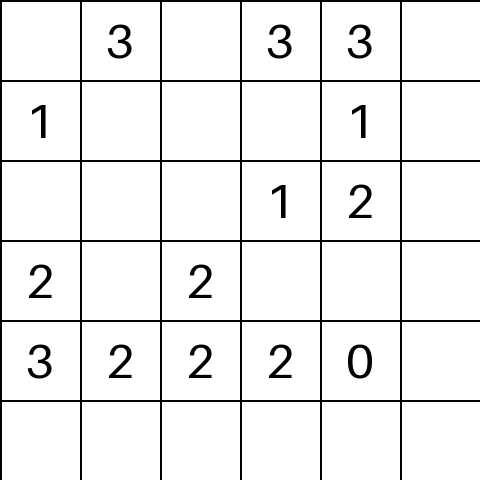
#> input picture puzzles/image_puzzle.png, 480 x 480 px
$ python -i image_parser.py   (imports and definitions only)
#> lines starting #> are read from the running program, lines starting #| are printed output that depends on the picture; after the words box and inside, x2 and y2 are one past the last pixel; in counts of white or black regions, pixels touching at a corner belong together
#> further down, picture is the input picture: PIL image 480x480 RGB; min 0, max 255, mean 238.2
"""
从 Slitherlink 谜题图片中提取数字网格。

本模块仅依赖 Pillow（PIL），无需 OpenCV 或 Tesseract。实现思路：
1. 灰度化、二值化。
2. 提取所有连通组件，根据圆度筛选出黑点。
3. 对黑点坐标聚类，得到网格线位置。
4. 对每个单元格，识别数字 0-3；空白格记为 None。

适用于高质量截图（黑点清晰、数字清晰、无网格线）。
"""

from __future__ import annotations

import math
from pathlib import Path
from typing import List, Optional, Tuple

from PIL import Image, ImageDraw, ImageOps


class ImageParseError(Exception):
    """图片解析失败。"""
    pass


# 支持的图片扩展名
IMAGE_EXTENSIONS = {'.png', '.jpg', '.jpeg', '.bmp', '.gif', '.webp', '.tif', '.tiff'}


def is_image_path(path: Path) -> bool:
    """根据扩展名判断路径是否为图片文件。"""
    return path.suffix.lower() in IMAGE_EXTENSIONS


def _auto_threshold(img: Image.Image) -> int:
    """使用 Otsu 阈值法的简化版估算二值化阈值。"""
    hist = img.histogram()
#> hist = 256 values, max 214185 at index 255, min 0 at index 11, mean 900
    total = sum(hist)
#> total = 230400
    if total == 0:
        return 128

    sum_total = sum(i * hist[i] for i in range(256))
#> sum_total = 54892095
    sum_bg = 0
    weight_bg = 0
    max_var = 0.0
    threshold = 128

    for t in range(256):
        weight_bg += hist[t]
        if weight_bg == 0:
            continue
        weight_fg = total - weight_bg
        if weight_fg == 0:
            break
        sum_bg += t * hist[t]
        mean_bg = sum_bg / weight_bg
        mean_fg = (sum_total - sum_bg) / weight_fg
        var = weight_bg * weight_fg * (mean_bg - mean_fg) ** 2
        if var > max_var:
            max_var = var
            threshold = t
#> this loop made 256 passes
#> (weight_bg, weight_fg, sum_bg, mean_bg, mean_fg, max_var) on passes 1, 2, 3, 4, 5, 6, 7, 8, 9, 10, 11, 13: (14226, 216174, 0, 0, 253.9, 1.98e+14), (14231, 216169, 5, 0.000351, 253.9, 1.98e+14), (14247, 216153, 37, 0.0026, 254, 1.99e+14), (14257, 216143, 67, 0.0047, 254, 1.99e+14), (14270, 216130, 119, 0.00834, 254, 1.99e+14), (14292, 216108, 229, 0.016, 254, 1.99e+14), (14315, 216085, 367, 0.0256, 254, 2e+14), (14331, 216069, 479, 0.0334, 254, 2e+14), (14336, 216064, 519, 0.0362, 254.1, 2e+14), (14354, 216046, 681, 0.0474, 254.1, 2e+14), (14360, 216040, 741, 0.0516, 254.1, 2e+14), (14373, 216027, 897, 0.0624, 254.1, 2e+14)
#> (weight_bg, weight_fg, sum_bg, mean_bg, mean_fg, var) on passes 12, 17, 19, 23, 24, 27: (14360, 216040, 741, 0.0516, 254.1, 2e+14), (14393, 216007, 1177, 0.0818, 254.1, 2.01e+14), (14397, 216003, 1245, 0.0865, 254.1, 2.01e+14), (14421, 215979, 1727, 0.12, 254.1, 2.01e+14), (14421, 215979, 1727, 0.12, 254.1, 2.01e+14), (14435, 215965, 2073, 0.144, 254.2, 2.01e+14)
#> after the loop, max_var = 2.05e+14; sum_bg = 274920; threshold = 129; weight_bg = 230400
    return threshold


def _binarize(img: Image.Image) -> Image.Image:
    """二值化并反转，使线条和数字变为白色（255），背景为黑色（0）。"""
    # 先转为灰度
    gray = img.convert('L')
    threshold = _auto_threshold(gray)
#> threshold = 129
    binary = gray.point(lambda p: 255 if p > threshold else 0, mode='1')
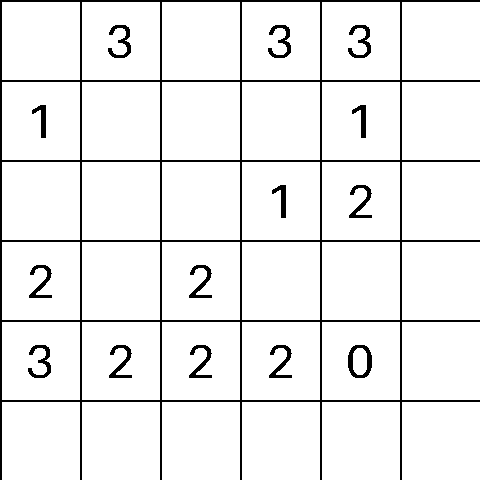
#> binary: PIL image 480x480 1; 93.4% white; 15 black regions, largest, box (x1, y1, x2, y2) and area: (0, 0, 480, 480) 11376, (348, 345, 372, 378) 342, (108, 25, 131, 58) 289
    return ImageOps.invert(binary.convert('L'))


# [1106 lines left out: functions _content_bbox, _find_components, _is_circular, _separate_dots_and_numbers, _cluster_coords, _regular_spacing and 20 more, not called in this run]

>>> from PIL import Image
>>> picture = Image.open('puzzles/image_puzzle.png')
>>> result = _binarize(picture)

$ run again, on puzzles/10_1.png
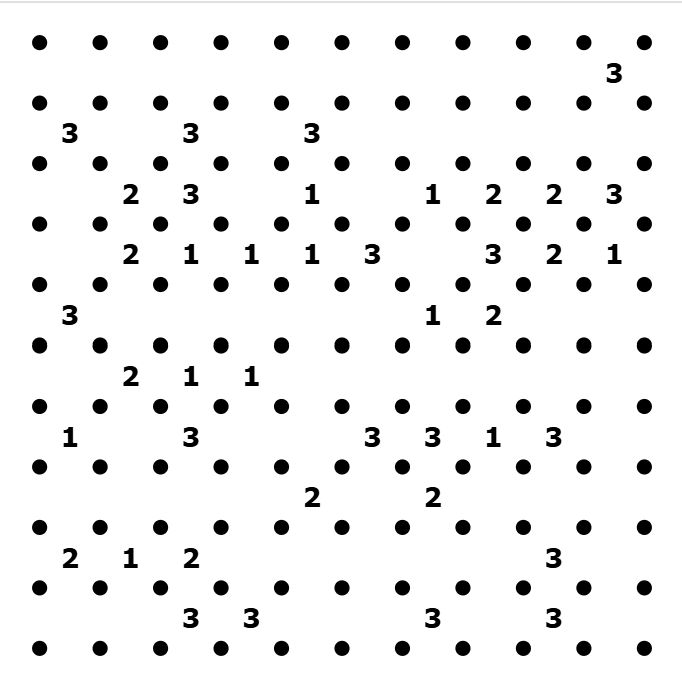
#> input picture puzzles/10_1.png, 682 x 686 px
#> picture is the input picture: PIL image 682x686 RGBA; mean R, G, B, A 239.2, 239.2, 239.2, 255
#> hist = 256 values, max 432809 at index 255, min 0 at index 50, mean 1827.5
#> total = 467852
#> sum_total = 111910380
#> the loop in _auto_threshold, `for t in range(256):` made 256 passes
#> (weight_bg, weight_fg, sum_bg, mean_bg, mean_fg, max_var) on passes 1 to 8: (24313, 443539, 0, 0, 252.3, 6.87e+14), (24352, 443500, 39, 0.0016, 252.3, 6.88e+14), (24467, 443385, 269, 0.011, 252.4, 6.91e+14), (24499, 443353, 365, 0.0149, 252.4, 6.92e+14), (24529, 443323, 485, 0.0198, 252.4, 6.93e+14), (24585, 443267, 765, 0.0311, 252.5, 6.94e+14), (24638, 443214, 1083, 0.044, 252.5, 6.96e+14), (24654, 443198, 1195, 0.0485, 252.5, 6.96e+14)
#> binary: PIL image 682x686 1; 93.8% white; 162 black regions, largest, box (x1, y1, x2, y2) and area: (274, 337, 289, 354) 199, (395, 337, 410, 354) 199, (32, 337, 47, 354) 197
#> in _binarize, `return ImageOps.invert(binary.convert('L'))`:
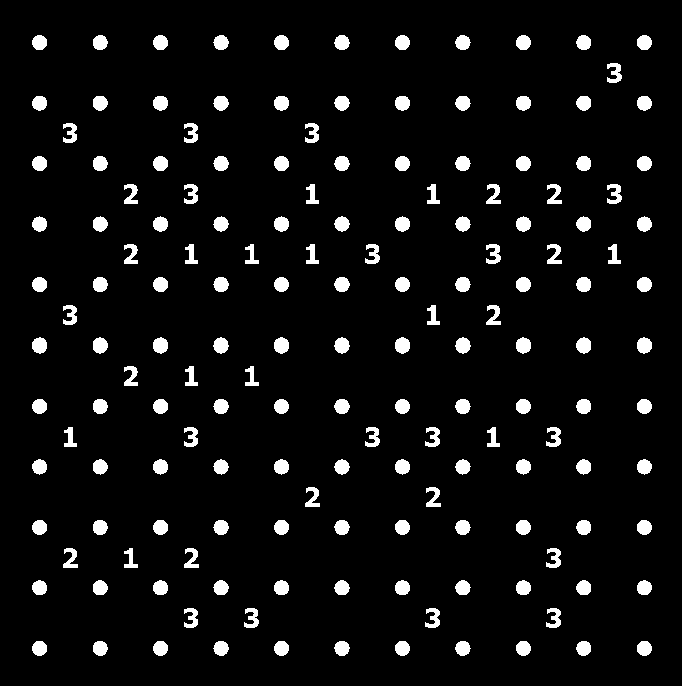
#> returned value: PIL image 682x686 L; 6.2% white; 162 white regions, largest, box (x1, y1, x2, y2) and area: (274, 337, 289, 354) 199, (395, 337, 410, 354) 199, (32, 337, 47, 354) 197

$ run again, on puzzles/15_1.png
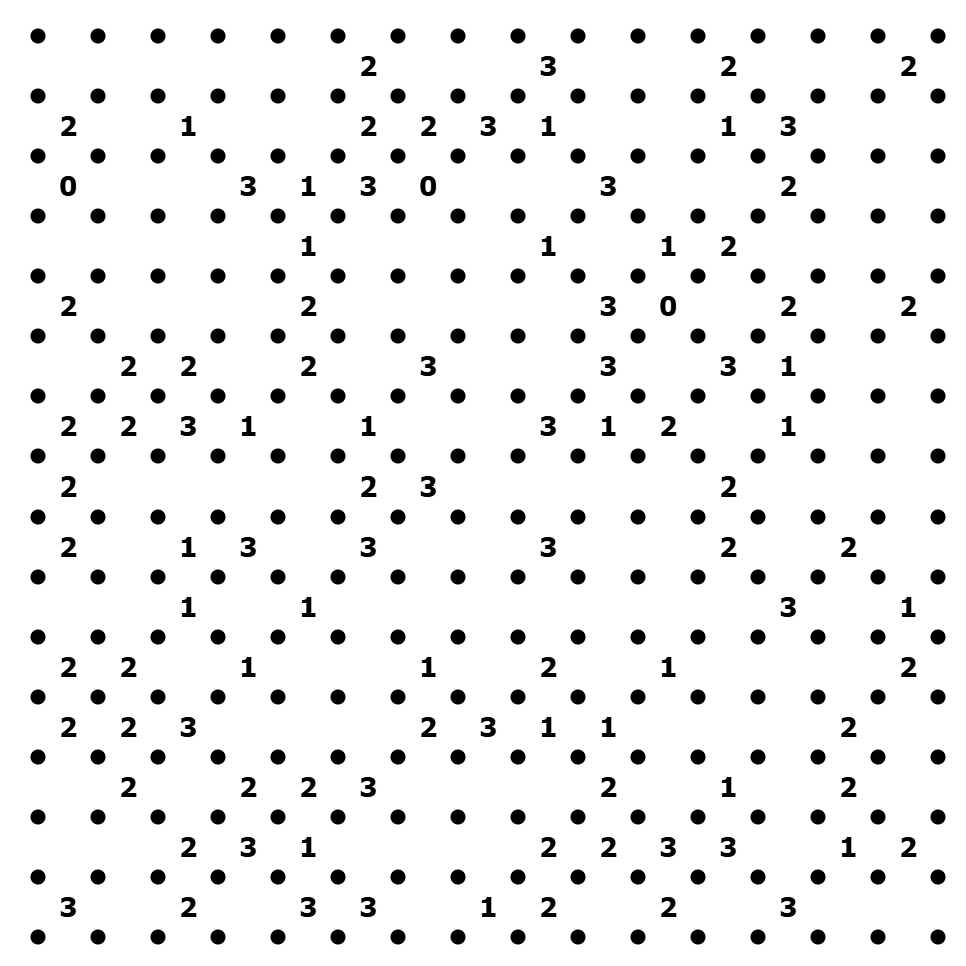
#> input picture puzzles/15_1.png, 966 x 966 px
#> picture is the input picture: PIL image 966x966 RGBA; mean R, G, B, A 238, 238, 238, 255
#> hist = 256 values, max 858594 at index 255, min 0 at index 3, mean 3645.1
#> total = 933156
#> sum_total = 222117066
#> the loop in _auto_threshold, `for t in range(256):` made 256 passes
#> (weight_bg, weight_fg, sum_bg, mean_bg, mean_fg, max_var) on passes 1, 2, 3, 6, 7, 10, 11, 12: (53118, 880038, 0, 0, 252.4, 2.98e+15), (53190, 879966, 72, 0.00135, 252.4, 2.98e+15), (53324, 879832, 340, 0.00638, 252.5, 2.99e+15), (53449, 879707, 965, 0.0181, 252.5, 3e+15), (53452, 879704, 983, 0.0184, 252.5, 3e+15), (53458, 879698, 1037, 0.0194, 252.5, 3e+15), (53704, 879452, 3497, 0.0651, 252.6, 3.01e+15), (53802, 879354, 4575, 0.085, 252.6, 3.02e+15)
#> after the loop in _auto_threshold, `for t in range(256):`: max_var = 3.22e+15; sum_bg = 3175596; threshold = 129; weight_bg = 933156
#> in _binarize, `threshold = _auto_threshold(gray)`: threshold = 129
#> binary: PIL image 966x966 1; 93.5% white; 355 black regions, largest, box (x1, y1, x2, y2) and area: (60, 176, 76, 196) 201, (420, 176, 436, 196) 201, (660, 296, 676, 316) 201
#> in _binarize, `return ImageOps.invert(binary.convert('L'))`:
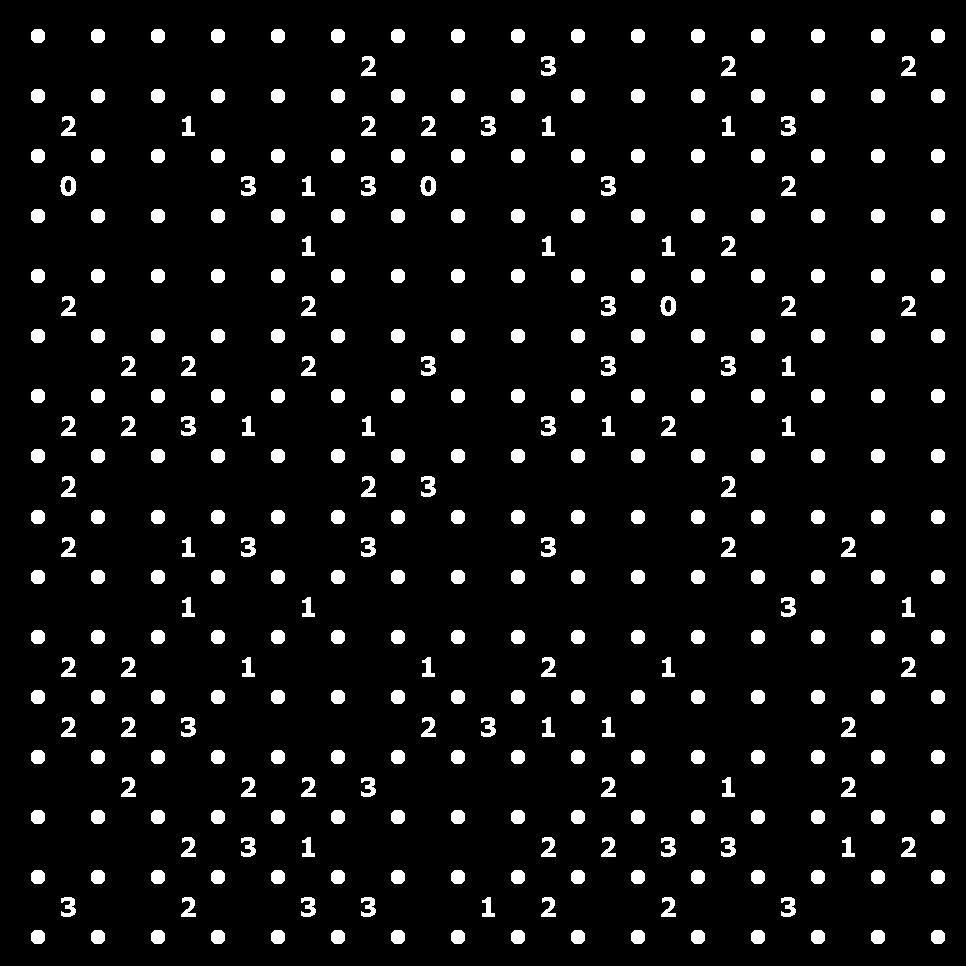
#> returned value: PIL image 966x966 L; 6.5% white; 355 white regions, largest, box (x1, y1, x2, y2) and area: (60, 176, 76, 196) 201, (420, 176, 436, 196) 201, (660, 296, 676, 316) 201

$ run again, on puzzles/15_2.png
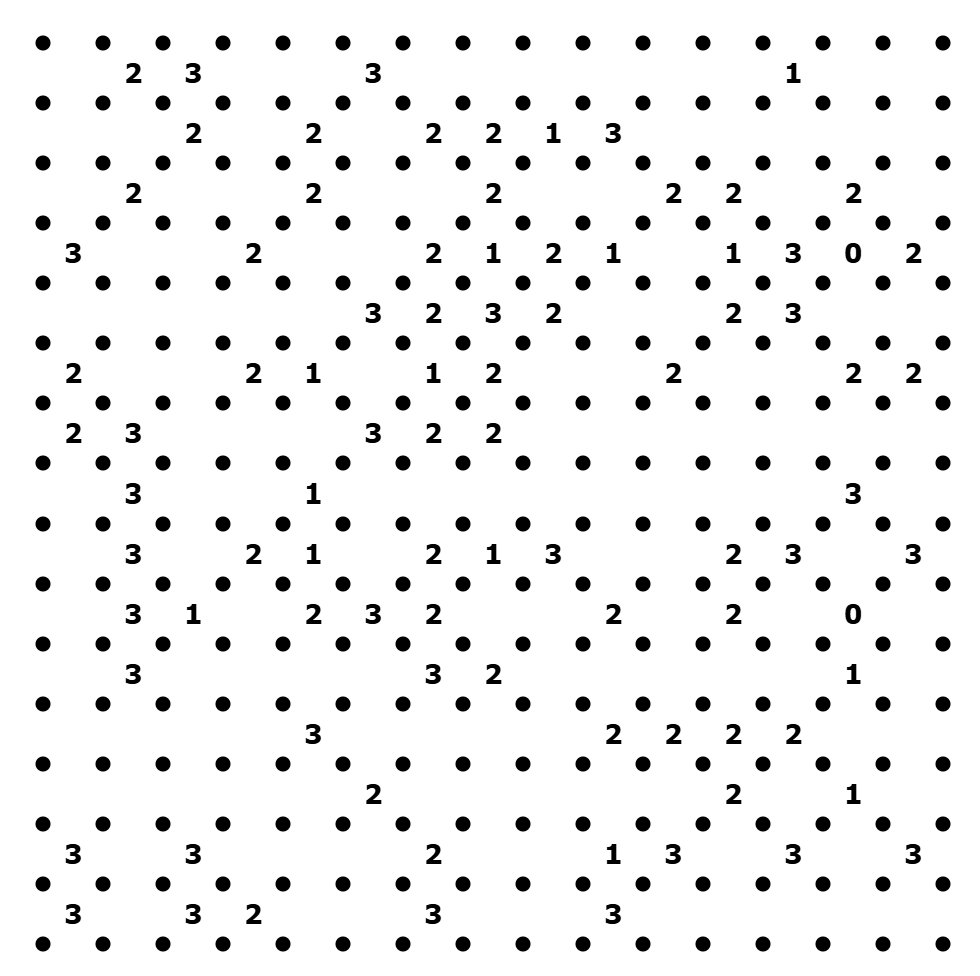
#> input picture puzzles/15_2.png, 980 x 976 px
#> picture is the input picture: PIL image 980x976 RGBA; mean R, G, B, A 238.8, 238.8, 238.8, 255
#> hist = 256 values, max 883628 at index 255, min 0 at index 3, mean 3736.2
#> total = 956480
#> sum_total = 228436406
#> the loop in _auto_threshold, `for t in range(256):` made 256 passes
#> (weight_bg, weight_fg, sum_bg, mean_bg, mean_fg, max_var) on passes 1, 2, 3, 6, 7, 10, 11, 12: (51861, 904619, 0, 0, 252.5, 2.99e+15), (51920, 904560, 59, 0.00114, 252.5, 3e+15), (52059, 904421, 337, 0.00647, 252.6, 3e+15), (52192, 904288, 1002, 0.0192, 252.6, 3.01e+15), (52194, 904286, 1014, 0.0194, 252.6, 3.01e+15), (52198, 904282, 1050, 0.0201, 252.6, 3.01e+15), (52451, 904029, 3580, 0.0683, 252.7, 3.03e+15), (52554, 903926, 4713, 0.0897, 252.7, 3.03e+15)
#> after the loop in _auto_threshold, `for t in range(256):`: max_var = 3.23e+15; sum_bg = 3111266; threshold = 133; weight_bg = 956480
#> in _binarize, `threshold = _auto_threshold(gray)`: threshold = 133
#> binary: PIL image 980x976 1; 93.6% white; 345 black regions, largest, box (x1, y1, x2, y2) and area: (845, 243, 861, 263) 202, (845, 604, 861, 624) 202, (126, 483, 141, 504) 190
#> in _binarize, `return ImageOps.invert(binary.convert('L'))`:
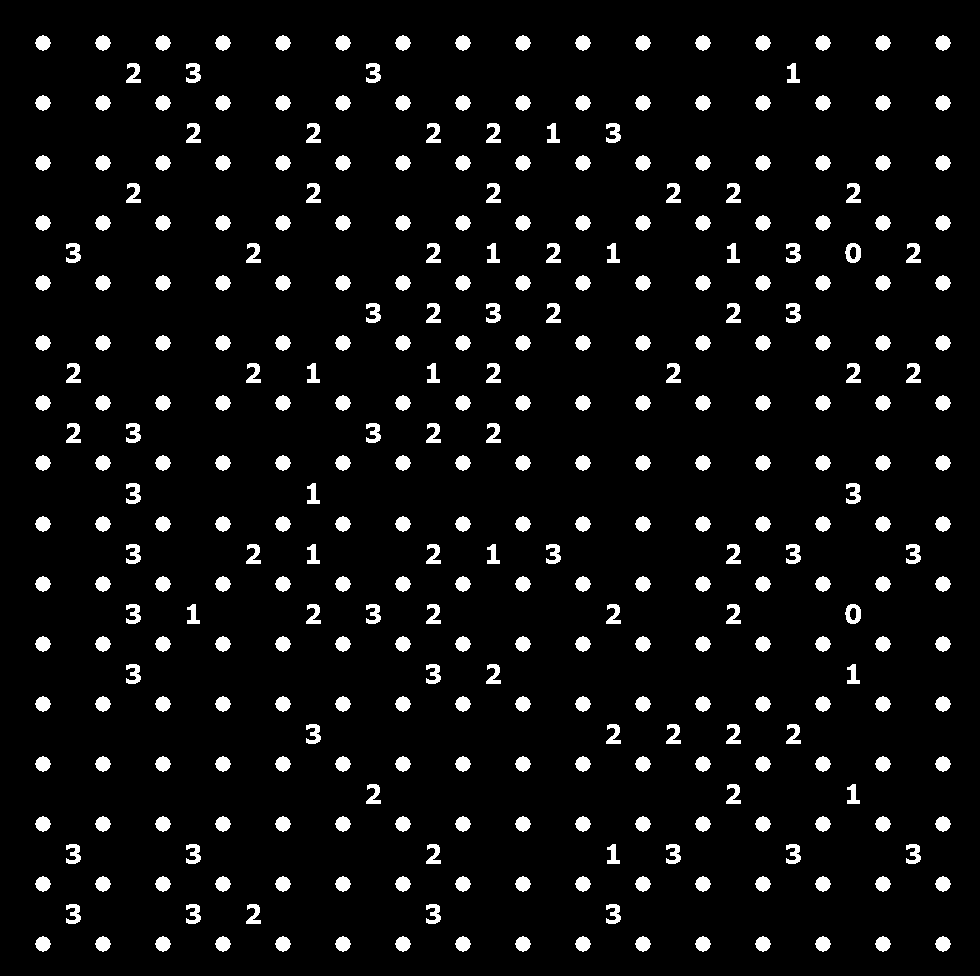
#> returned value: PIL image 980x976 L; 6.4% white; 345 white regions, largest, box (x1, y1, x2, y2) and area: (845, 243, 861, 263) 202, (845, 604, 861, 624) 202, (126, 483, 141, 504) 190
